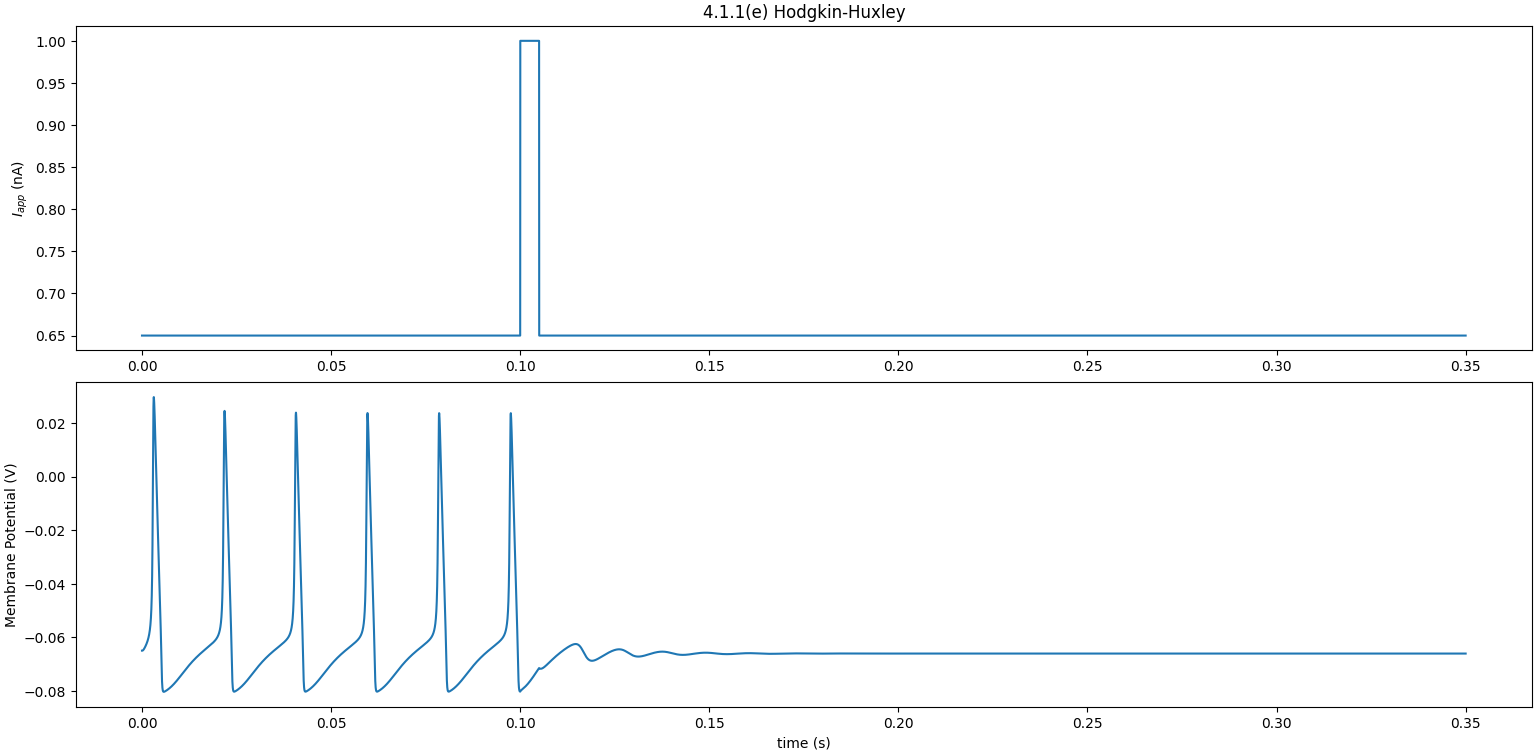

Reproduce this figure in Python.
import random as r
import numpy as np
import matplotlib.pyplot as plt
import math as math

def HodgkinHuxley(inputdelay):
    ### parameters ###
    Gleak = 30e-9 #S
    maxGNa = 12e-6 #S
    maxGK = 3.6e-6 #S
    NaPot = 45e-3 #V
    KPot = -82e-3 #V
    leakPot = -60e-3 #V
    Cmembrane = 100e-12 #F

    inputdelay = inputdelay #s
    pulseDuration = 5e-3 #s
    pulseAmplitude = 1e-9 #A

    ### vectors ###
    dt = 0.1e-5 #s
    duration = 0.35 #s
    time = np.arange(0,duration+dt, dt)

    Iapps = np.ones(len(time))*0.65e-9 #initial condition 0.6nA
    for j in range(int(0.1/dt), int((0.105+dt)/dt)):
        Iapps[j] = pulseAmplitude #A

    V = np.ones(len(time)) * -0.065
    m = np.ones(len(time)) * 0.05
    h = np.ones(len(time)) * 0.5
    n = np.ones(len(time)) * 0.35

    ### gating variable rate constants ###
    def alphaM(V):
        am = (1e5*(-V-0.045))/(math.exp(100*(-V-0.045))-1)
        # print(f"alphaM: {am:.4f}")
        return am
    def betaM(V):
        bm = 4e3*math.exp((-V-0.07)/0.018)
        # print(f"betaM: {bm:.4f}")
        return bm

    def alphaH(V):
        ah = 70*math.exp(50*(-V-0.07))
        # print(f"alphaH: {ah:.4f}")
        return ah
    def betaH(V):
        bh = 1e3 / (1+math.exp(100*(-V-0.04)))
        # print(f"betaH: {bh:.4f}")
        return bh

    def alphaN(V):
        if V == -0.06:
            return 0
        an = (1e4*(-V-0.06))/(math.exp(100*(-V-0.06))-1)
        # print(f"alphaN: {an:.4f}")
        return an
    def betaN(V):
        bn = 125*math.exp((-V-0.07)/0.08)
        # print(f"betaN: {bn:.4f}")
        return bn

    ### system of ODEs ###
    def mdot(i):
        return alphaM(V[i])*(1-m[i]) - betaM(V[i])*m[i]
    def hdot(i):
        return alphaH(V[i])*(1-h[i]) - betaH(V[i])*h[i]
    def ndot(i):
        return alphaN(V[i])*(1-n[i]) - betaN(V[i])*n[i]
    def Vdot(i):
        return (Gleak*(leakPot-V[i]) + maxGNa*m[i]**3*h[i]*(NaPot-V[i]) + maxGK*n[i]**4*(KPot-V[i]) + Iapps[i])/Cmembrane

    ### Forward Euler ###
    for i in range(1, len(time)):
        V[i] = V[i-1] + dt*Vdot(i-1)
        m[i] = m[i-1] + dt*mdot(i-1)
        h[i] = h[i-1] + dt*hdot(i-1)
        n[i] = n[i-1] + dt*ndot(i-1)
        # print(f"V: {V[i]:.5f} m: {m[i]:.5f} h: {h[i]:.5f} n: {n[i]:.5f}")
    
    return time, Iapps, V, m, h, n

plt.figure(layout = 'constrained')

time, Iapps, V, m, h, n = HodgkinHuxley(20e-3)
### plot it ###
plt.subplot(211)
plt.title("4.1.1(e) Hodgkin-Huxley")
plt.plot(time, Iapps*1e9)
plt.ylabel("$I_{app}$ (nA)")

plt.subplot(212)
plt.plot(time, V)
plt.xlabel("time (s)")
plt.ylabel("Membrane Potential (V)")

# plt.subplot(313)
# plt.plot(time, m, label = "m")
# plt.plot(time, h, label = "h")
# plt.plot(time, n, label = 'n')
# plt.legend()

plt.show()
plt.close()
